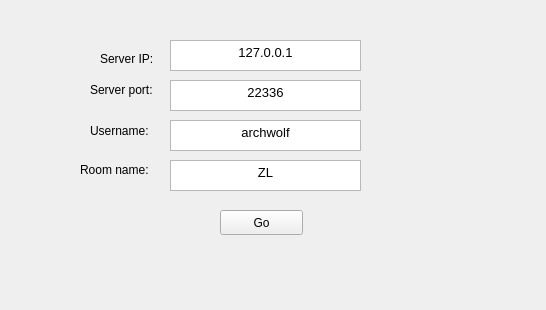
<?xml version="1.0" encoding="UTF-8"?>
<ui version="4.0">
 <class>MainWindow</class>
 <widget class="QMainWindow" name="MainWindow">
  <property name="geometry">
   <rect>
    <x>0</x>
    <y>0</y>
    <width>546</width>
    <height>310</height>
   </rect>
  </property>
  <property name="windowTitle">
   <string>MainWindow</string>
  </property>
  <widget class="QWidget" name="centralWidget">
   <widget class="QStackedWidget" name="stackedWidget">
    <property name="geometry">
     <rect>
      <x>0</x>
      <y>10</y>
      <width>541</width>
      <height>271</height>
     </rect>
    </property>
    <property name="currentIndex">
     <number>0</number>
    </property>
    <widget class="QWidget" name="first">
     <widget class="QPushButton" name="pushButton">
      <property name="geometry">
       <rect>
        <x>220</x>
        <y>200</y>
        <width>83</width>
        <height>25</height>
       </rect>
      </property>
      <property name="text">
       <string>Go</string>
      </property>
     </widget>
     <widget class="QTextEdit" name="server_ip">
      <property name="geometry">
       <rect>
        <x>170</x>
        <y>30</y>
        <width>191</width>
        <height>31</height>
       </rect>
      </property>
      <property name="html">
       <string>&lt;!DOCTYPE HTML PUBLIC &quot;-//W3C//DTD HTML 4.0//EN&quot; &quot;http://www.w3.org/TR/REC-html40/strict.dtd&quot;&gt;
&lt;html&gt;&lt;head&gt;&lt;meta name=&quot;qrichtext&quot; content=&quot;1&quot; /&gt;&lt;style type=&quot;text/css&quot;&gt;
p, li { white-space: pre-wrap; }
&lt;/style&gt;&lt;/head&gt;&lt;body style=&quot; font-family:'Fira Sans Semi-Light'; font-size:10pt; font-weight:400; font-style:normal;&quot;&gt;
&lt;p align=&quot;center&quot; style=&quot; margin-top:0px; margin-bottom:0px; margin-left:0px; margin-right:0px; -qt-block-indent:0; text-indent:0px;&quot;&gt;127.0.0.1&lt;/p&gt;&lt;/body&gt;&lt;/html&gt;</string>
      </property>
     </widget>
     <widget class="QLabel" name="label_4">
      <property name="geometry">
       <rect>
        <x>80</x>
        <y>150</y>
        <width>91</width>
        <height>20</height>
       </rect>
      </property>
      <property name="text">
       <string>Room name:</string>
      </property>
     </widget>
     <widget class="QTextEdit" name="username">
      <property name="geometry">
       <rect>
        <x>170</x>
        <y>110</y>
        <width>191</width>
        <height>31</height>
       </rect>
      </property>
      <property name="html">
       <string>&lt;!DOCTYPE HTML PUBLIC &quot;-//W3C//DTD HTML 4.0//EN&quot; &quot;http://www.w3.org/TR/REC-html40/strict.dtd&quot;&gt;
&lt;html&gt;&lt;head&gt;&lt;meta name=&quot;qrichtext&quot; content=&quot;1&quot; /&gt;&lt;style type=&quot;text/css&quot;&gt;
p, li { white-space: pre-wrap; }
&lt;/style&gt;&lt;/head&gt;&lt;body style=&quot; font-family:'Fira Sans Semi-Light'; font-size:10pt; font-weight:400; font-style:normal;&quot;&gt;
&lt;p align=&quot;center&quot; style=&quot; margin-top:0px; margin-bottom:0px; margin-left:0px; margin-right:0px; -qt-block-indent:0; text-indent:0px;&quot;&gt;archwolf&lt;/p&gt;&lt;/body&gt;&lt;/html&gt;</string>
      </property>
     </widget>
     <widget class="QLabel" name="label_2">
      <property name="geometry">
       <rect>
        <x>90</x>
        <y>70</y>
        <width>81</width>
        <height>20</height>
       </rect>
      </property>
      <property name="text">
       <string>Server port:</string>
      </property>
     </widget>
     <widget class="QTextEdit" name="room_name">
      <property name="geometry">
       <rect>
        <x>170</x>
        <y>150</y>
        <width>191</width>
        <height>31</height>
       </rect>
      </property>
      <property name="html">
       <string>&lt;!DOCTYPE HTML PUBLIC &quot;-//W3C//DTD HTML 4.0//EN&quot; &quot;http://www.w3.org/TR/REC-html40/strict.dtd&quot;&gt;
&lt;html&gt;&lt;head&gt;&lt;meta name=&quot;qrichtext&quot; content=&quot;1&quot; /&gt;&lt;style type=&quot;text/css&quot;&gt;
p, li { white-space: pre-wrap; }
&lt;/style&gt;&lt;/head&gt;&lt;body style=&quot; font-family:'Fira Sans Semi-Light'; font-size:10pt; font-weight:400; font-style:normal;&quot;&gt;
&lt;p align=&quot;center&quot; style=&quot; margin-top:0px; margin-bottom:0px; margin-left:0px; margin-right:0px; -qt-block-indent:0; text-indent:0px;&quot;&gt;ZL&lt;/p&gt;&lt;/body&gt;&lt;/html&gt;</string>
      </property>
     </widget>
     <widget class="QLabel" name="label">
      <property name="geometry">
       <rect>
        <x>100</x>
        <y>40</y>
        <width>64</width>
        <height>17</height>
       </rect>
      </property>
      <property name="text">
       <string>Server IP:</string>
      </property>
     </widget>
     <widget class="QTextEdit" name="server_port">
      <property name="geometry">
       <rect>
        <x>170</x>
        <y>70</y>
        <width>191</width>
        <height>31</height>
       </rect>
      </property>
      <property name="html">
       <string>&lt;!DOCTYPE HTML PUBLIC &quot;-//W3C//DTD HTML 4.0//EN&quot; &quot;http://www.w3.org/TR/REC-html40/strict.dtd&quot;&gt;
&lt;html&gt;&lt;head&gt;&lt;meta name=&quot;qrichtext&quot; content=&quot;1&quot; /&gt;&lt;style type=&quot;text/css&quot;&gt;
p, li { white-space: pre-wrap; }
&lt;/style&gt;&lt;/head&gt;&lt;body style=&quot; font-family:'Fira Sans Semi-Light'; font-size:10pt; font-weight:400; font-style:normal;&quot;&gt;
&lt;p align=&quot;center&quot; style=&quot; margin-top:0px; margin-bottom:0px; margin-left:0px; margin-right:0px; -qt-block-indent:0; text-indent:0px;&quot;&gt;22336&lt;/p&gt;&lt;/body&gt;&lt;/html&gt;</string>
      </property>
     </widget>
     <widget class="QLabel" name="label_3">
      <property name="geometry">
       <rect>
        <x>90</x>
        <y>110</y>
        <width>71</width>
        <height>21</height>
       </rect>
      </property>
      <property name="text">
       <string>Username:</string>
      </property>
     </widget>
    </widget>
    <widget class="QWidget" name="second">
     <widget class="QTextEdit" name="message">
      <property name="geometry">
       <rect>
        <x>10</x>
        <y>230</y>
        <width>371</width>
        <height>31</height>
       </rect>
      </property>
     </widget>
     <widget class="QPushButton" name="sendBtn">
      <property name="geometry">
       <rect>
        <x>390</x>
        <y>230</y>
        <width>83</width>
        <height>25</height>
       </rect>
      </property>
      <property name="text">
       <string>Send</string>
      </property>
     </widget>
     <widget class="QTextEdit" name="history">
      <property name="geometry">
       <rect>
        <x>10</x>
        <y>0</y>
        <width>381</width>
        <height>191</height>
       </rect>
      </property>
     </widget>
     <widget class="QTextEdit" name="users">
      <property name="geometry">
       <rect>
        <x>403</x>
        <y>-1</y>
        <width>131</width>
        <height>191</height>
       </rect>
      </property>
     </widget>
    </widget>
   </widget>
  </widget>
  <widget class="QMenuBar" name="menuBar">
   <property name="geometry">
    <rect>
     <x>0</x>
     <y>0</y>
     <width>546</width>
     <height>22</height>
    </rect>
   </property>
  </widget>
 </widget>
 <layoutdefault spacing="6" margin="11"/>
 <resources/>
 <connections/>
</ui>
